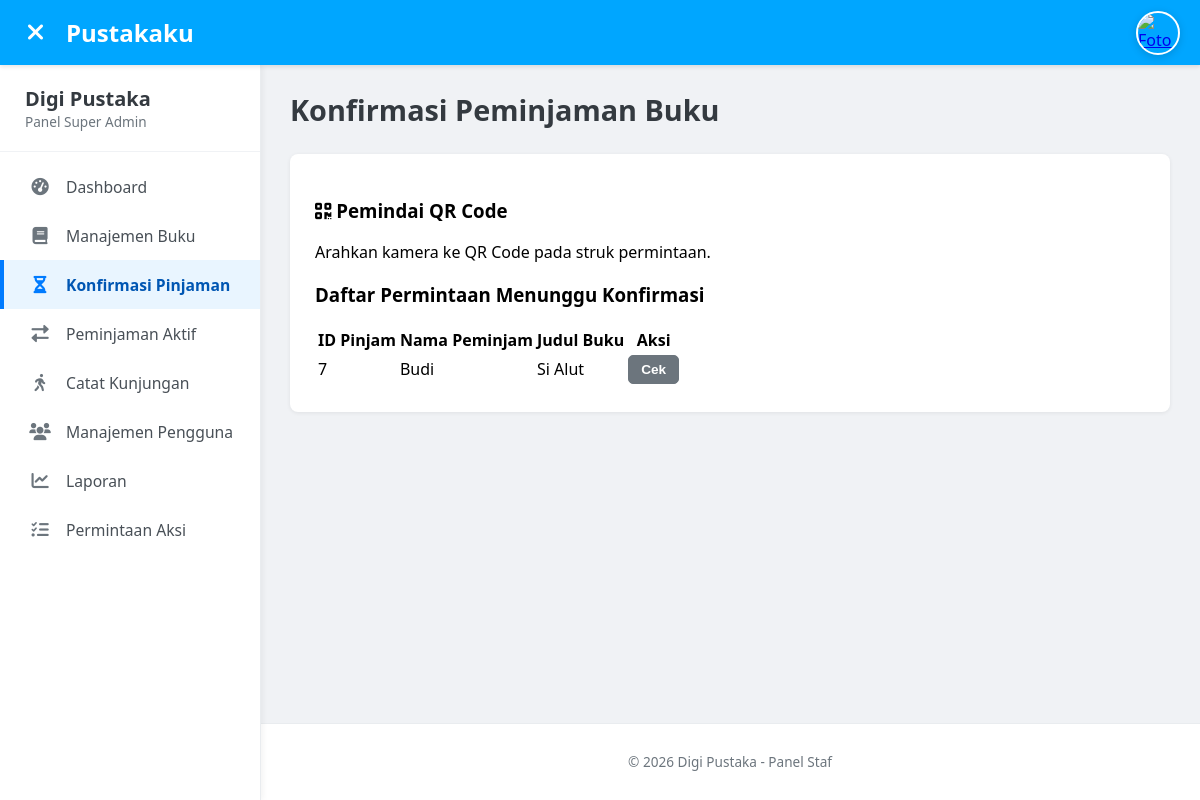
Page /admin/pending_loans (signed in) on the earlier database version.
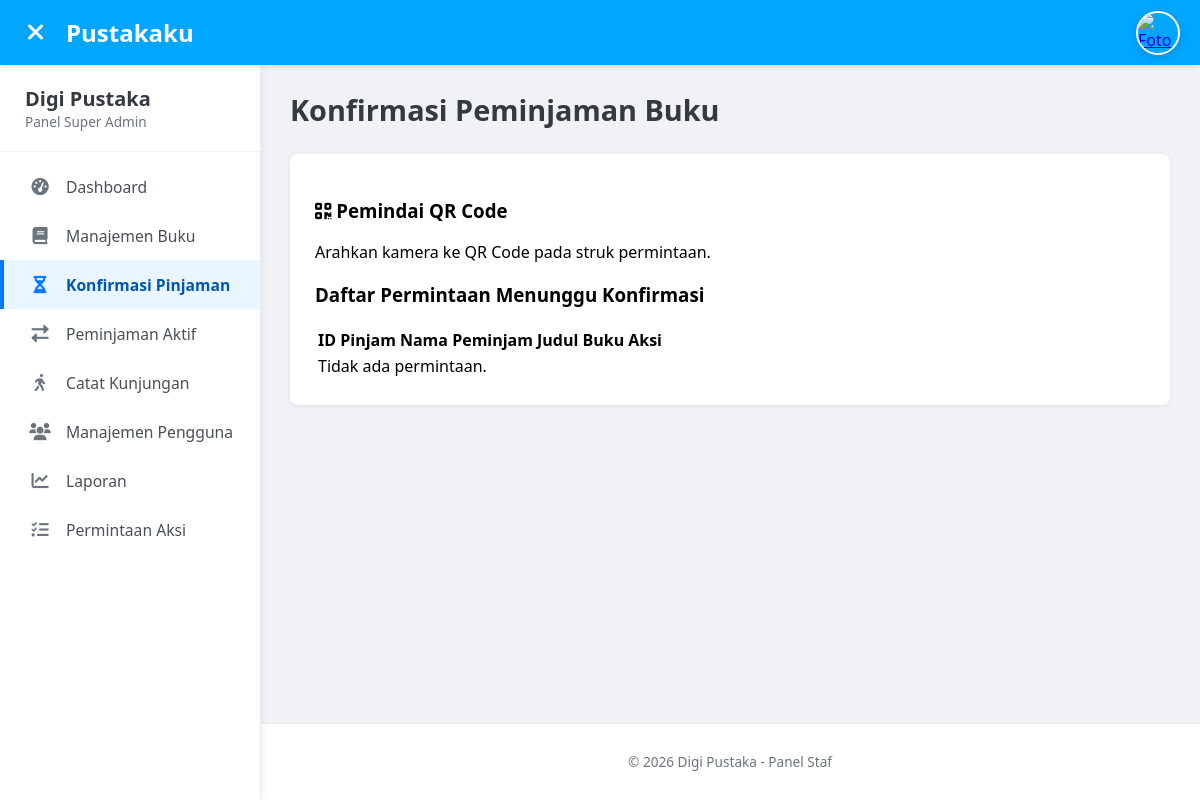
Same page on the later database version.
### tables this page shows
CREATE TABLE loans (
    loan_id INTEGER PRIMARY KEY AUTOINCREMENT,
    user_id INTEGER NOT NULL, -- Foreign Key ke tabel users
    book_id INTEGER NOT NULL, -- Foreign Key ke tabel books
    tanggal_pinjam DATETIME DEFAULT CURRENT_TIMESTAMP,
    tanggal_jatuh_tempo DATETIME, -- Untuk buku fisik
    tanggal_kembali DATETIME, -- Untuk buku fisik
    tipe_pinjaman TEXT NOT NULL CHECK(tipe_pinjaman IN ('fisik', 'digital')), -- Sesuai jenis_buku
    status_pinjaman TEXT NOT NULL DEFAULT 'menunggu_konfirmasi_admin' CHECK( -- Default diubah
        status_pinjaman IN (
            'menunggu_konfirmasi_admin', 
            'dipinjam',                 
            'dikembalikan',             
            'terlambat_dikembalikan',   
            'diunduh'                   
        )
    ),
    denda INTEGER DEFAULT 0, -- Hanya berlaku untuk buku fisik yang terlambat
    FOREIGN KEY (user_id) REFERENCES users (user_id) ON DELETE CASCADE, -- Aksi jika pengguna dihapus
    FOREIGN KEY (book_id) REFERENCES books (book_id) ON DELETE CASCADE  -- Aksi jika buku dihapus
);

CREATE TABLE users (
    user_id INTEGER PRIMARY KEY AUTOINCREMENT,
    nama_lengkap TEXT NOT NULL,
    email TEXT UNIQUE NOT NULL,
    password TEXT NOT NULL,
    nomor_anggota TEXT UNIQUE NOT NULL CHECK(LENGTH(nomor_anggota) == 8 AND SUBSTR(nomor_anggota, 1, 2) == 'DP'), -- Contoh: DP000001
    role TEXT NOT NULL DEFAULT 'anggota' CHECK(role IN ('admin', 'pustakawan', 'anggota')),
    alamat TEXT,
    no_telepon TEXT,
    foto_profil_path TEXT, -- Path relatif dari folder static
    tgl_daftar DATETIME DEFAULT CURRENT_TIMESTAMP,
    updated_at DATETIME DEFAULT CURRENT_TIMESTAMP,
    is_active INTEGER DEFAULT 1 CHECK(is_active IN (0, 1)) -- 1 untuk aktif, 0 untuk tidak aktif
);

CREATE TABLE books (
    book_id INTEGER PRIMARY KEY AUTOINCREMENT,
    judul TEXT NOT NULL,
    pengarang TEXT,
    penerbit TEXT,
    tahun_terbit INTEGER,
    isbn TEXT UNIQUE,
    jumlah_halaman INTEGER,
    category_id INTEGER, -- Foreign Key ke tabel categories
    jenis_buku TEXT NOT NULL CHECK(jenis_buku IN ('fisik', 'digital')), -- 'fisik' atau 'digital'
    ringkasan TEXT,
    file_ebook_path TEXT, -- Path relatif jika jenis_buku = 'digital'
    cover_image_path TEXT, -- Path relatif untuk gambar sampul
    stok_fisik INTEGER DEFAULT 0, -- Hanya berlaku jika jenis_buku = 'fisik'
    created_at DATETIME DEFAULT CURRENT_TIMESTAMP, -- Untuk waktu pembuatan buku
    updated_at DATETIME DEFAULT CURRENT_TIMESTAMP,
    FOREIGN KEY (category_id) REFERENCES categories (category_id) ON DELETE SET NULL -- Aksi jika kategori dihapus
);

### app.py (the view)
@app.route('/admin/pending_loans')
@staff_required
def admin_pending_loans():
    db = get_db()
    pending_loans_raw = db.execute(
        """
        SELECT l.loan_id, l.tanggal_pinjam AS tanggal_permintaan, u.nama_lengkap AS nama_peminjam, b.judul AS judul_buku
        FROM loans l
        JOIN users u ON l.user_id = u.user_id
        JOIN books b ON l.book_id = b.book_id
        WHERE l.tipe_pinjaman = 'fisik' AND l.status_pinjaman = 'menunggu_konfirmasi_admin'
        ORDER BY l.tanggal_pinjam ASC
        """
    ).fetchall()
    return render_template('admin/pending_loans.html',
                           title="Konfirmasi Peminjaman Buku",
                           pending_loans=[dict(row) for row in pending_loans_raw])

### app.py (called while the page is built)
def get_db():
    db = getattr(g, '_database', None)
    if db is None:
        db = g._database = sqlite3.connect(DATABASE)
        db.row_factory = sqlite3.Row
    return db

@app.teardown_appcontext
def close_connection(exception):
    db = getattr(g, '_database', None)
    if db is not None:
        db.close()

def parse_datetime_str(date_str, format='%Y-%m-%d %H:%M:%S'):
    if not date_str:
        return None
    try:
        return datetime.datetime.strptime(date_str.split('.')[0], format)
    except (ValueError, TypeError):
        return None

def staff_required(view):
    @functools.wraps(view)
    def wrapped_view(**kwargs):
        if g.user is None:
            flash("Anda harus login untuk mengakses halaman ini.", "warning")
            return redirect(url_for('login', next=request.url))
        if g.user['role'] not in ['admin', 'pustakawan']:
            flash("Anda tidak memiliki izin Staf untuk mengakses halaman ini.", "danger")
            if g.user['role'] == 'anggota':
                return redirect(url_for('dashboard'))
            return redirect(url_for('index'))
        return view(**kwargs)
    return wrapped_view

### templates/admin/pending_loans.html (shortened to what this page needs)
{% extends "admin/admin_base.html" %}
{% block page_title %}Konfirmasi Peminjaman Buku{% endblock %}
{% block content %}
<div class="card-container-grid" style="grid-template-columns: 1fr 1.5fr; align-items: flex-start;">
    <div class="card card-primary">
        <div class="card-header">
            <h3><i class="fas fa-qrcode"></i> Pemindai QR Code</h3>
        </div>
        <div class="card-body">
            <p class="card-description text-center mt-2">Arahkan kamera ke QR Code pada struk permintaan.</p>
        </div>
    </div>
    <div class="card">
        <div class="card-header">
            <h3>Daftar Permintaan Menunggu Konfirmasi</h3>
        </div>
        <div class="card-body">
            <div class="table-responsive">
                <table class="table table-striped table-hover">
                    <thead>
                        <tr>
                            <th>ID Pinjam</th>
                            <th>Nama Peminjam</th>
                            <th>Judul Buku</th>
                            <th>Aksi</th>
                        </tr>
                    </thead>
                    <tbody>
                        {% for loan in pending_loans %}
                        <tr>
                            <td>{{ loan.loan_id }}</td>
                            <td>{{ loan.nama_peminjam }}</td>
                            <td>{{ loan.judul_buku }}</td>
                            <td>
                                <button class="btn btn-secondary btn-sm check-btn" data-loan-id="{{ loan.loan_id }}">Cek</button>
                            </td>
                        </tr>
                        {% else %}
                        <tr><td colspan="4" class="text-center">Tidak ada permintaan.</td></tr>
                        {% endfor %}
                    </tbody>
                </table>
            </div>
        </div>
    </div>
</div>
{% endblock %}

Differences in the rows shown:
no longer on this page (row edited): loans: loan_id "7", nama_peminjam "Budi", judul_buku "Si Alut"
Other differences:
text now shown: "Tidak ada permintaan."
